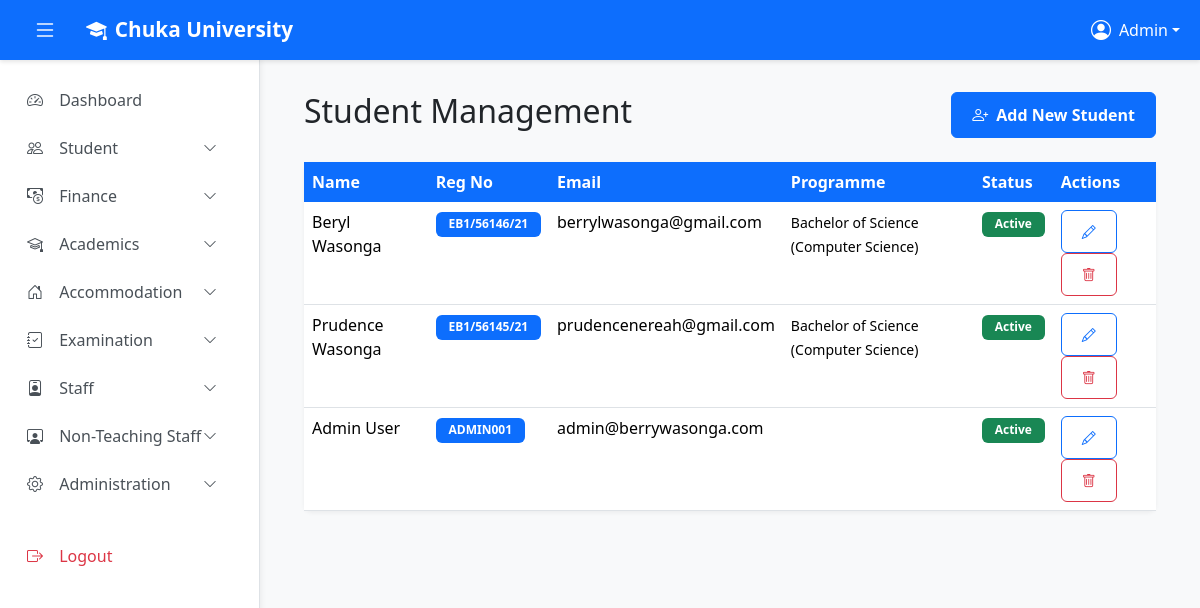
/admin/student/list.php (signed in), run on the app's committed database.
### tables this page shows
CREATE TABLE `users` (
  `id` int(11) NOT NULL AUTO_INCREMENT,
  `first_name` varchar(50) NOT NULL DEFAULT '',
  `last_name` varchar(50) NOT NULL DEFAULT '',
  `email` varchar(255) NOT NULL,
  `reg_no` varchar(50) DEFAULT NULL,
  `password` varchar(255) NOT NULL,
  `role` varchar(20) NOT NULL DEFAULT 'user',
  `status` enum('active','inactive') NOT NULL DEFAULT 'active',
  `last_login` timestamp NULL DEFAULT NULL,
  `created_at` timestamp NOT NULL DEFAULT current_timestamp(),
  `fullname` varchar(100) GENERATED ALWAYS AS (concat(`first_name`,' ',`last_name`)) STORED,
  `gender` enum('Male','Female','Other') DEFAULT NULL,
  `dob` date DEFAULT NULL,
  `address` varchar(255) DEFAULT NULL,
  `campus` varchar(50) DEFAULT 'MAIN',
  `programme` varchar(150) DEFAULT NULL,
  `course_id` int(11) DEFAULT NULL,
  `attempted_units` int(11) DEFAULT 0,
  `registered_units` int(11) DEFAULT 0,
  PRIMARY KEY (`id`),
  UNIQUE KEY `email` (`email`),
  UNIQUE KEY `reg_no` (`reg_no`),
  CONSTRAINT `users_ibfk_1` FOREIGN KEY (`course_id`) REFERENCES `courses` (`id`) ON DELETE SET NULL
);

### admin/student/list.php (the view, shortened to what this page needs)
<?php
require_once '../../config.php';
$users = $conn->query("SELECT id, first_name, last_name, email, reg_no, programme, role, status, last_login FROM users ORDER BY created_at DESC")->fetch_all(MYSQLI_ASSOC);
?>
<!DOCTYPE html>
<html lang="en">
<head>
    <link href="https://cdn.jsdelivr.net/npm/bootstrap@5.3.3/dist/css/bootstrap.min.css" rel="stylesheet">
    <link href="https://cdn.jsdelivr.net/npm/bootstrap-icons@1.11.3/font/bootstrap-icons.css" rel="stylesheet">
    <link href="../assets/main.css" rel="stylesheet"/>
</head>
<body>
    <?php include '../partials/top_navbar.php'; ?>
    <?php include '../partials/sidebar.php'; ?>
    <main class="main-content" id="mainContent">
        <div class="container-fluid">
            <div class="row mb-4">
                <div class="col-12 d-flex justify-content-between align-items-center">
                    <h2>Student Management</h2>
                    <a href="add.php" class="btn btn-primary"><i class="bi bi-person-plus me-2"></i>Add New Student</a>
                </div>
            </div>
            <div class="card">
                <div class="card-body p-0">
                    <div class="table-responsive">
                        <table class="table table-hover mb-0">
                            <thead>
                                <tr>
                                    <th>Name</th>
                                    <th>Reg No</th>
                                    <th>Email</th>
                                    <th>Programme</th>
                                    <th>Status</th>
                                    <th>Actions</th>
                                </tr>
                            </thead>
                            <tbody>
                                <?php foreach ($users as $u): ?>
                                <tr>
                                    <td><?php echo htmlspecialchars($u['first_name'] . ' ' . $u['last_name']); ?></td>
                                    <td><span class="badge bg-primary"><?php echo htmlspecialchars($u['reg_no']); ?></span></td>
                                    <td><?php echo htmlspecialchars($u['email']); ?></td>
                                    <td><small><?php echo htmlspecialchars($u['programme']); ?></small></td>
                                    <td><span class="badge bg-<?php echo ($u['status']=='active'?'success':'secondary'); ?>"><?php echo ucfirst($u['status']); ?></span></td>
                                    <td>
                                        <a href="edit.php?id=<?php echo $u['id']; ?>" class="btn btn-sm btn-outline-primary">
                                            <i class="bi bi-pencil"></i>
                                        </a>
                                        <form method="POST" class="d-inline" onsubmit="return confirm('Are you sure you want to delete this student?');">
                                            <button type="submit" class="btn btn-sm btn-outline-danger">
                                                <i class="bi bi-trash"></i>
                                            </button>
                                        </form>
                                    </td>
                                </tr>
                                <?php endforeach; ?>
                            </tbody>
                        </table>
                    </div>
                </div>
            </div>
        </div>
    </main>
</body>
</html>

### admin/assets/main.css (style rules this page uses)
:root { --sidebar-width: 260px; --navbar-height: 60px; }
body { background-color: #f8f9fa; font-family: 'Segoe UI', Tahoma, Geneva, Verdana, sans-serif; }
.main-content { margin-top: var(--navbar-height); margin-left: var(--sidebar-width); transition: margin-left 0.3s ease; padding: 2rem; }
.card { border: none; border-radius: 8px; box-shadow: 0 2px 4px rgba(0, 0, 0, 0.05); margin-bottom: 1.5rem; }
.table thead th { background-color: #0d6efd; color: white; border: none; font-weight: 600; white-space: nowrap; }
.table tbody tr { transition: background-color 0.2s ease; }
.btn { border-radius: 6px; padding: 0.625rem 1.25rem; font-weight: 600; }
.btn-primary { background-color: #0d6efd; border-color: #0d6efd; }
.badge { padding: 0.4rem 0.8rem; font-weight: 600; }

### data on the page
users: first_name+last_name "Beryl Wasonga", reg_no "EB1/56146/21", email "berrylwasonga@gmail.com", programme "Bachelor of Science (Computer Science)", status "Active"
users: first_name+last_name "Prudence Wasonga", reg_no "EB1/56145/21", email "prudencenereah@gmail.com", programme "Bachelor of Science (Computer Science)", status "Active"
users: first_name+last_name "Admin User", reg_no "ADMIN001", email "admin@berrywasonga.com", status "Active"

### other printed values
$admin_name "Admin"
